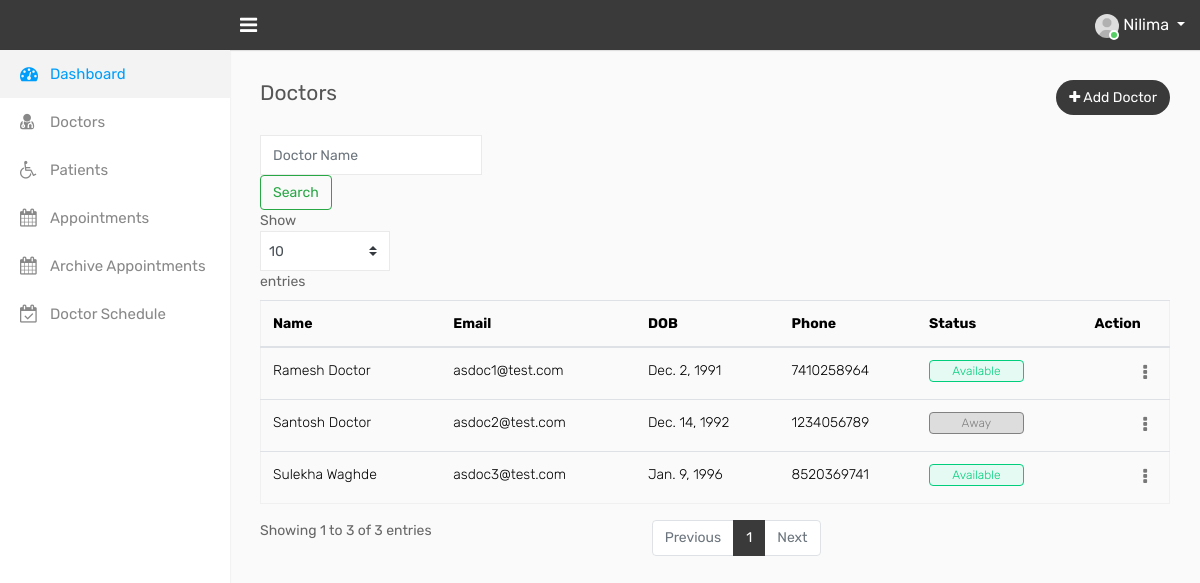
Page /reception/doctors/ (signed in) on the committed database.
### admin_doc/models.py (models this page shows, shortened)
class UserAccount(AbstractBaseUser, PermissionsMixin):
    email = models.EmailField(max_length=255, unique=True)
    firstname = models.CharField(max_length=255)
    lastname= models.CharField(max_length=255,null=True)
    is_active = models.BooleanField(default=True)
    status = models.CharField(max_length=1,choices=STATUS_CHOICES,null=True,blank=True)
    is_staff = models.BooleanField(default=False)
    is_superuser =  models.BooleanField(default=False)
    is_as_doc = models.BooleanField(default=False)
    is_admin_doc = models.BooleanField(default=False)
    user_id = models.CharField(max_length=10)
    dob = models.DateField(auto_now=False, auto_now_add=False,null=True);
    gender = models.CharField(max_length=1,choices=GENDER_CHOICES,null=True)
    primary_contact = models.CharField(max_length=10,validators=[MinLengthValidator(10)],null=True)
    alternate_contact = models.CharField(null=True,blank=True,max_length=10,validators=[MinLengthValidator(10)])
    date_joined = models.DateField(auto_now_add=True)
    address = models.TextField(blank=True,null=True)
    patient_type = models.CharField(max_length=1,choices=PATIENT_CHOICES,null=True,blank=True)
    objects = UserAccountManager()
    USERNAME_FIELD = 'email'
    REQUIRED_FIELDS = ['firstname','lastname']

### reception/views.py (the view, shortened to what this page needs)
# urls.py: path("doctors/",views.show_doctors,name="show_doctors"),
@login_required(login_url="login")
def show_doctors(request):
	doctors = User.objects.filter(is_as_doc=True)
	if request.method=='GET':
		return render(request,"reception/doctors.html",
		{
			"doctors":doctors,
		})

### templates/reception/doctors.html (shortened to what this page needs)
{% extends 'reception_base.html' %}
{% load static %}
{% block content %}
<div class="page-wrapper">
    <div class="content">
        <div class="row">
            <div class="col-sm-4 col-3">
                <h4 class="page-title">Doctors</h4>
            </div>
            <div class="col-sm-8 col-9 text-right m-b-20">
                <a href="{% url 'reception:add_doctor' %}" class="btn btn-primary btn-rounded float-right"><i
                        class="fa fa-plus"></i> Add Doctor</a>
            </div>
        </div>
        <div class="row">
            <div class="col-sm-4 col-6">
                <form class="form-inline" method="post" action="{% url 'reception:show_doctors' %}">
                    <input class="form-control mr-sm-2" type="search" placeholder="Doctor Name" name="searched_input" aria-label="Search">
                    <button class="btn btn-outline-success my-2 my-sm-0" type="submit">Search</button>
                  </form>
            </div>
        </div>
        <div class="table-responsive overflow-hidden">
            <table class="datatable table table-stripped">
                <thead>
                    <tr>
                        <th>Name</th>
                        <th>Email</th>
                        <th>DOB</th>
                        <th>Phone</th>
                        <th>Status</th>
                        <th>Action</th>
                    </tr>
                </thead>
                <tbody>
                    {% for doctor in doctors %}
                    <tr>
                        <td>{{doctor.firstname}} {{doctor.lastname}}</td>
                        <td>{{doctor.email}}</td>
                        <td>{{doctor.dob}}</td>
                        <td>{{doctor.primary_contact}}</td>
                        <td>
                            {% if doctor.status == 'A' %}
                            <span class="custom-badge status-green">Available</span>
                            {% elif doctor.status == 'W' %}
                            <span class="custom-badge status-grey">Away</span>
                            {% else %}
                            <span class="custom-badge status-orange">Occupied</span>
                            {% endif %}
                        </td>
                        <td class="text-right">
                            <div class="dropdown dropdown-action">
                                <a href="#" class="action-icon dropdown-toggle" data-toggle="dropdown"
                                    aria-expanded="false"><i class="fa fa-ellipsis-v"></i></a>
                            </div>
                        </td>
                    </tr>
                    {% endfor %}
                </tbody>
            </table>
        </div>
    </div>
</div>
{% endblock %}

### templates/reception header.html (shortened to what this page needs)
{% load static %}
<!DOCTYPE html>
<html lang="en">
<head>
    <link rel="stylesheet" type="text/css" href="{% static 'assets/css/receptionbootstrap.min.css' %}">
    <link rel="stylesheet" type="text/css" href="{% static 'assets/css/font-awesome.min.css' %}">
    <link rel="stylesheet" type="text/css" href="{% static 'assets/css/receptionselect2.min.css' %}">
    <link rel="stylesheet" type="text/css" href="{% static 'assets/css/bootstrap-select.min.css' %}">
    <link rel="stylesheet" type="text/css" href="{% static 'assets/css/receptionbootstrap-datetimepicker.min.css' %}">
    <link rel="stylesheet" type="text/css" href="{% static 'assets/css/receptionstyle.css' %}">
    <link rel="stylesheet" type="text/css" href="{% static 'assets/css/loader.css' %}">
</head>
<body>
    <div class="main-wrapper">
        <div class="header">
			<div class="header-left">
				<a href="{% url 'reception:index' %}" class="logo">
				</a>
			</div>
			<a id="toggle_btn" href="javascript:void(0);"><i class="fa fa-bars"></i></a>
            <ul class="nav user-menu float-right">
                   <li class="nav-item dropdown has-arrow">
                    <a href="#" class="dropdown-toggle nav-link user-link" data-toggle="dropdown">
                        <span class="user-img">
							<img class="rounded-circle" src="{% static 'assets/img/receptionuser.jpg' %}" width="24" alt="Admin">
							<span class="status online"></span>
						</span>
                        {{user.firstname}}
                    </a>
                </li>
            </ul>
        </div>
        <div class="sidebar" id="sidebar">
            <div class="sidebar-inner slimscroll">
                <div id="sidebar-menu" class="sidebar-menu">
                    <ul>
                        {% block dashboard %}
                        <li class="active">
                            <a href="{% url 'reception:index' %}"><i class="fa fa-dashboard"></i> <span>Dashboard</span></a>
                        </li>
                        {% endblock %}
                        {% block doctors %}
						<li>
                            <a href="{% url 'reception:show_doctors' %}"><i class="fa fa-user-md"></i> <span>Doctors</span></a>
                        </li>
                        {% endblock %}
                        {% block patients %}
                        <li>
                            <a href="{% url 'reception:show_patients' %}"><i class="fa fa-wheelchair"></i> <span>Patients</span></a>
                        </li>
                        {% endblock %}
                        {% block appointments %}
                        <li>
                            <a href="{% url 'reception:show_appointments' %}"><i class="fa fa-calendar"></i> <span>Appointments</span></a>
                        </li>
                        {% endblock %}
                        {% block archiveappointments %}
                        <li>
                            <a href="{% url 'reception:show_archive_appointments' %}"><i class="fa fa-calendar"></i> <span>Archive Appointments</span></a>
                        </li>
                        {% endblock %}
                        {% block doctor_schedule %}
                        <li>
                            <a href="{% url 'reception:show_doctor_schedules' %}"><i class="fa fa-calendar-check-o"></i> <span>Doctor Schedule</span></a>
                        </li>
                        {% endblock %}
                    </ul>
                </div>
            </div>
      </div>
</div>

### templates/reception header.html (style rules this page uses)
.header { background-color: #3a3a3a; left: 0; position: fixed; right: 0; top: 0; z-index: 1039; height: 50px; box-shadow: 0 1px 1px rgba(0, 0, 0, 0.1); }
.btn-primary { border-color: transparent; background-color: #3a3a3a; }

### templates/reception/doctors.html (style rules this page uses)
.btn-primary { border-color: transparent; background-color: #3a3a3a; }

### rows in the picture
UserAccount: firstname "Nilima"
UserAccount: firstname "Ramesh", lastname "Doctor", email "asdoc1@test.com", dob "Dec. 2, 1991", primary_contact "7410258964", status "Available"
UserAccount: firstname "Santosh", lastname "Doctor", email "asdoc2@test.com", dob "Dec. 14, 1992", primary_contact "1234056789", status "Away"
UserAccount: firstname "Sulekha", lastname "Waghde", email "asdoc3@test.com", dob "Jan. 9, 1996", primary_contact "8520369741", status "Available"
